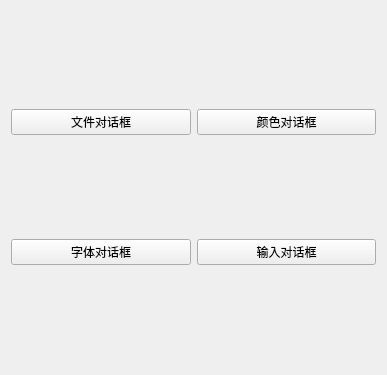
<?xml version="1.0" encoding="UTF-8"?>
<ui version="4.0">
 <class>Widget</class>
 <widget class="QWidget" name="Widget">
  <property name="geometry">
   <rect>
    <x>0</x>
    <y>0</y>
    <width>387</width>
    <height>375</height>
   </rect>
  </property>
  <property name="windowTitle">
   <string>Widget</string>
  </property>
  <layout class="QVBoxLayout" name="verticalLayout_3">
   <item>
    <layout class="QHBoxLayout" name="horizontalLayout">
     <item>
      <widget class="QPushButton" name="filedialog">
       <property name="text">
        <string>文件对话框</string>
       </property>
      </widget>
     </item>
     <item>
      <widget class="QPushButton" name="colordialog">
       <property name="text">
        <string>颜色对话框</string>
       </property>
      </widget>
     </item>
    </layout>
   </item>
   <item>
    <layout class="QHBoxLayout" name="horizontalLayout_2">
     <item>
      <widget class="QPushButton" name="typefacedialog">
       <property name="text">
        <string>字体对话框</string>
       </property>
      </widget>
     </item>
     <item>
      <widget class="QPushButton" name="inputdialog">
       <property name="text">
        <string>输入对话框</string>
       </property>
      </widget>
     </item>
    </layout>
   </item>
  </layout>
 </widget>
 <layoutdefault spacing="6" margin="11"/>
 <resources/>
 <connections/>
</ui>
